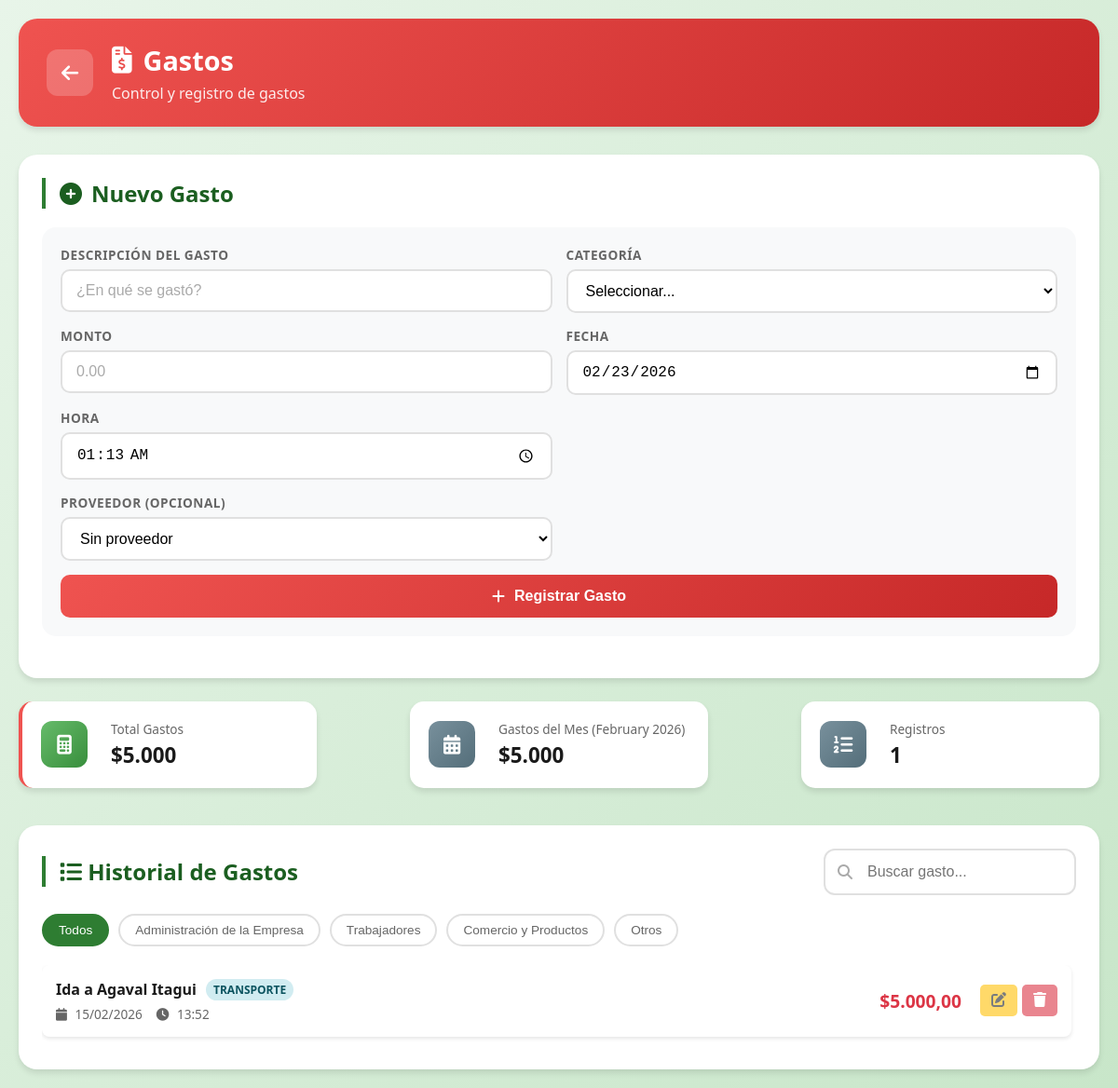
Page /gastos/ on the earlier database version.
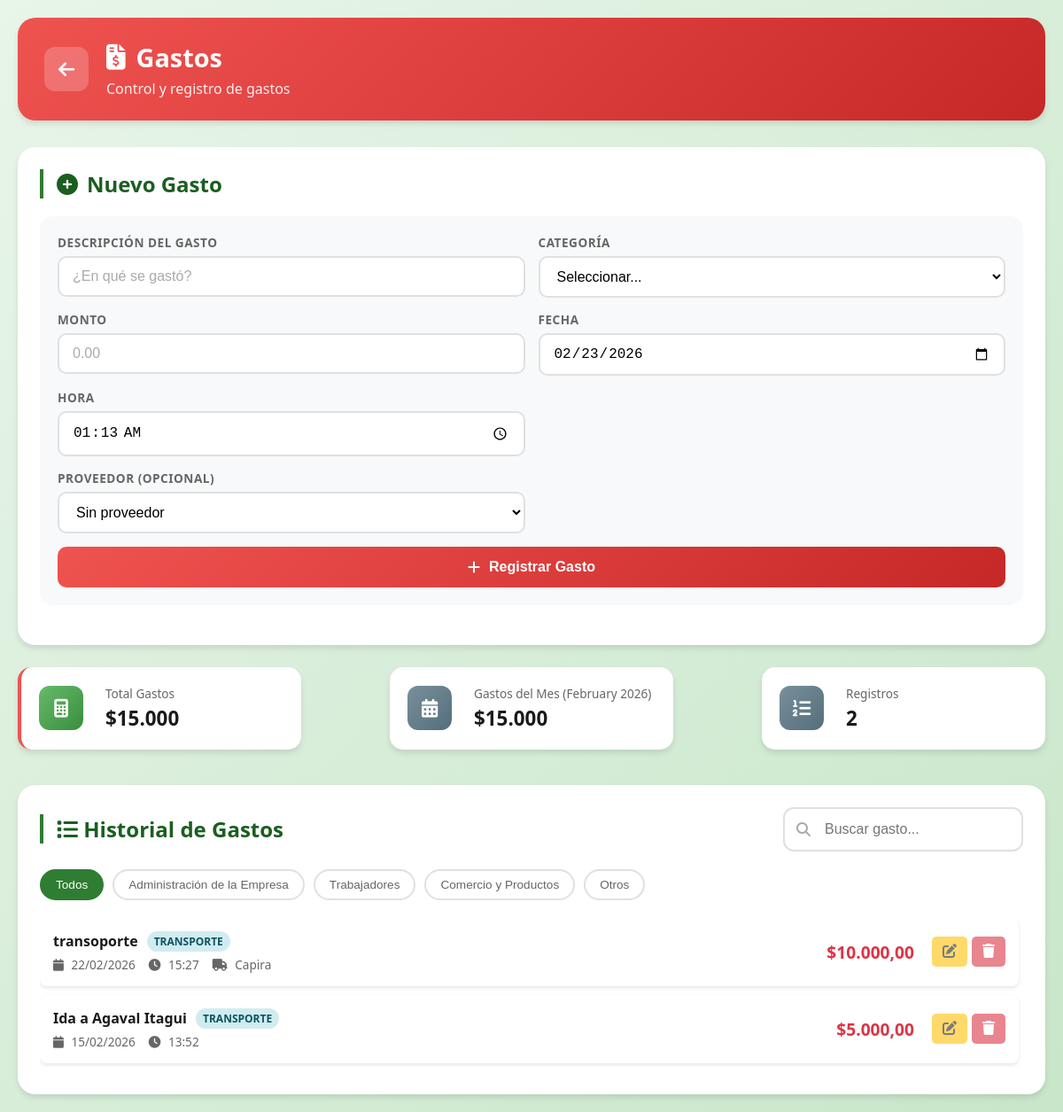
Same page on the later database version.
### apps/gastos/models.py (models this page shows, shortened)
class Gastos(models.Model):
    CATEGORIA_CHOICES = [
        ('administracion', 'Administración de la Empresa'),
        ('trabajadores', 'Trabajadores'),
        ('comercio_productos', 'Comercio y Productos'),
        ('otros', 'Otros'),
    ]
    idGasto = models.AutoField(primary_key=True)
    descripcion = models.CharField(max_length=255)
    monto = models.DecimalField(max_digits=20, decimal_places=2)
    fecha = models.DateTimeField(default=timezone.now)
    categoria = models.CharField(
        max_length=20,
        choices=CATEGORIA_CHOICES,
        default='otros'
    )
    proveedor = models.ForeignKey(
        Proveedores,
        on_delete=models.SET_NULL,
        null=True,
        blank=True
    )
    class Meta:
        ordering = ['-fecha']

### apps/proveedores/models.py (models this page shows, shortened)
class Proveedores(models.Model):
    idProveedor = models.AutoField(primary_key=True)
    nombre = models.CharField(max_length=100)
    telefono = models.CharField(max_length=100)
    inicial = models.DecimalField(max_digits=10, decimal_places=2, default=0)
    saldo = models.DecimalField(max_digits=10, decimal_places=2, default=0)

### apps/gastos/views.py (the view)
# urls.py: path('', views.gastos_list, name='gastos'),
def gastos_list(request):
    gastos = Gastos.objects.all()
    proveedores = Proveedores.objects.all()
    hoy = timezone.now().date()
    mes_actual = hoy.month
    ano_actual = hoy.year
    total_gastos = gastos.aggregate(total=Sum('monto'))['total'] or 0
    gastos_mes_actual = gastos.filter(fecha__month=mes_actual, fecha__year=ano_actual).aggregate(total=Sum('monto'))['total'] or 0
    cantidad_gastos = gastos.count()
    gastos_por_categoria = {}
    for categoria, nombre in Gastos.CATEGORIA_CHOICES:
        total = gastos.filter(categoria=categoria).aggregate(total=Sum('monto'))['total'] or 0
        gastos_por_categoria[categoria] = {
            'nombre': nombre,
            'total': total
        }
    context = {
        'gastos': gastos,
        'proveedores': proveedores,
        'total_gastos': total_gastos,
        'gastos_mes_actual': gastos_mes_actual,
        'cantidad_gastos': cantidad_gastos,
        'gastos_por_categoria': gastos_por_categoria,
        'categorias': Gastos.CATEGORIA_CHOICES,
        'mes_actual': hoy.strftime('%B %Y'),  # Nombre del mes y año
    }
    return render(request, 'gastos.html', context)

### apps/gastos/templates/gastos.html (shortened to what the changed rows need)
{% load static %}
<!DOCTYPE html>
<html lang="es">
<head>
    <link rel="stylesheet" href="{% static 'css/style.css' %}">
    <link rel="stylesheet" href="https://cdnjs.cloudflare.com/ajax/libs/font-awesome/6.5.1/css/all.min.css">
</head>
<body>
    <div class="container">
        <header class="page-header gastos-header">
            <div class="header-info">
                <h1><i class="fas fa-file-invoice-dollar"></i> Gastos</h1>
            </div>
        </header>
        <section class="form-section">
            <h2 class="section-title"><i class="fas fa-plus-circle"></i> Nuevo Gasto</h2>
        </section>
        <section class="resumen-section">
            <div class="resumen-card gastos-card">
                <div class="resumen-info">
                    <span class="resumen-label">Total Gastos</span>
                    <span class="resumen-valor" id="totalGastos">${{ total_gastos }}</span>
                </div>
            </div>
            <div class="resumen-card">
                <div class="resumen-info">
                    <span class="resumen-label">Gastos del Mes ({{ mes_actual }})</span>
                    <span class="resumen-valor" id="gastosMes">${{ gastos_mes_actual }}</span>
                </div>
            </div>
            <div class="resumen-card">
                <div class="resumen-info">
                    <span class="resumen-label">Registros</span>
                    <span class="resumen-valor" id="cantidadGastos">{{ cantidad_gastos }}</span>
                </div>
            </div>
        </section>
        <section class="lista-section">
            <div class="lista-header">
                <h2 class="section-title"><i class="fas fa-list"></i> Historial de Gastos</h2>
            </div>
            <div class="filtros-container">
                <button class="filtro-btn active" data-filtro="todos" onclick="filtrarCategoria('todos', this)">Todos</button>
                {% for value, nombre in categorias %}
                <button class="filtro-btn" data-filtro="{{ value }}" onclick="filtrarCategoria('{{ value }}', this)">{{ nombre }}</button>
                {% endfor %}
            </div>
            <div class="lista-container" id="listaGastos">
                {% if gastos %}
                {% for gasto in gastos %}
                <div class="item-card gasto-item" data-categoria="{{ gasto.categoria }}">
                    <div class="item-info">
                        <div class="item-header">
                            <h3>{{ gasto.descripcion }}</h3>
                            <span class="badge {{ gasto.categoria }}">{{ gasto.get_categoria_display }}</span>
                        </div>
                        <div class="item-details">
                            <span><i class="fas fa-calendar"></i> {{ gasto.fecha|date:"d/m/Y" }}</span>
                            <span><i class="fas fa-clock"></i> {{ gasto.fecha|time:"H:i" }}</span>
                            {% if gasto.proveedor %}
                            <span><i class="fas fa-truck"></i> {{ gasto.proveedor.nombre }}</span>
                            {% endif %}
                        </div>
                    </div>
                    <div class="item-monto">
                        <span class="monto">${{ gasto.monto }}</span>
                    </div>
                    <div class="item-acciones">
                        <button class="btn-editar" onclick="abrirModalEditar({{ gasto.idGasto }}, '{{ gasto.descripcion }}', '{{ gasto.categoria }}', '{{ gasto.monto }}', '{{ gasto.fecha|date:'Y-m-d' }}', '{{ gasto.fecha|time:'H:i' }}', '{{ gasto.proveedor.idProveedor|default:'' }}')">
                            <i class="fas fa-edit"></i>
                        </button>
                        <form action="{% url 'gastos_eliminar' gasto.idGasto %}" method="POST" style="display: inline;" onsubmit="return confirm('¿Estás seguro de eliminar este gasto?')">
                            <button type="submit" class="btn-eliminar">
                                <i class="fas fa-trash"></i>
                            </button>
                        </form>
                    </div>
                </div>
                {% endfor %}
                {% else %}
                <p class="empty-message">No hay gastos registrados</p>
                {% endif %}
            </div>
        </section>
    </div>
</body>
</html>

Differences in the rows shown:
added Gastos: descripcion "transoporte", categoria "TRANSPORTE", fecha "22/02/2026", fecha "15:27", proveedor.nombre "Capira", monto "10.000,00"
Other differences:
{{ total_gastos }}: "5.000" → "15.000"
{{ gastos_mes_actual }}: "5.000" → "15.000"
{{ cantidad_gastos }}: "1" → "2"
